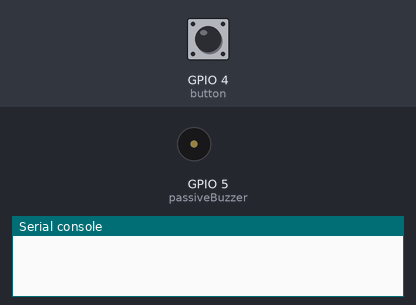
This program was run on a simulated ESP8266 board running MicroPython. Parts: buzzer (waves = sounding), the last lines printed to the serial console. The test bench sets the inputs (shaded band); at power-on: GPIO 4 (button) HIGH.

Above: at 1.2 s.
1.3 s: GPIO 4 (button) pulled LOW for 0.15 s
At 1.48 s:
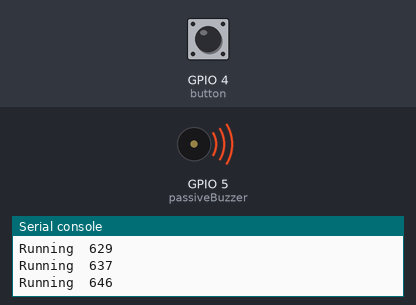
3.1 s: GPIO 4 (button) pulled LOW for 3.2 s
At 6.7 s:
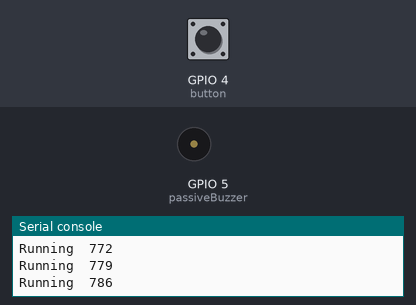
Timing chart, 0 to 8.2 s (numbered marks = the images above; inputs shaded):
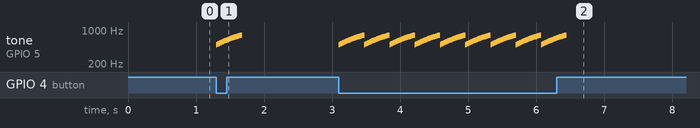

Measured:
- after the input at 1.3 s, tone on GPIO 5 (passiveBuzzer): plays 500 Hz for 0.01 s, 508 Hz for 0.01 s, 517 Hz for 0.01 s, 526 Hz for 0.01 s, 534 Hz for 0.01 s, 543 Hz for 0.01 s … (36 notes in this stretch), starting at once
- after the input at 3.1 s, tone on GPIO 5 (passiveBuzzer): plays 500 Hz for 0.01 s, 508 Hz for 0.01 s, 517 Hz for 0.01 s, 526 Hz for 0.01 s, 534 Hz for 0.01 s, 543 Hz for 0.01 s … (324 notes in this stretch), starting at once

The program:

Alertor.py
```python
from machine import Pin,PWM
import math
import time

PI=3.14
button=Pin(4,Pin.IN,Pin.PULL_UP)
passiveBuzzer=PWM(Pin(5),1000)

def alert():
    for x in range(0,36):
        sinVal=math.sin(x*(PI/180))
        toneVal=500+int(sinVal*500)
        passiveBuzzer.duty(1000)
        passiveBuzzer.freq(toneVal)
        print("Running ",toneVal)
        time.sleep_ms(10)
try:
    while True:
        if not button.value():
             passiveBuzzer.init()
             alert()
        else:
            passiveBuzzer.duty(0)
            passiveBuzzer.deinit()
except:
    passiveBuzzer.deinit()
```
